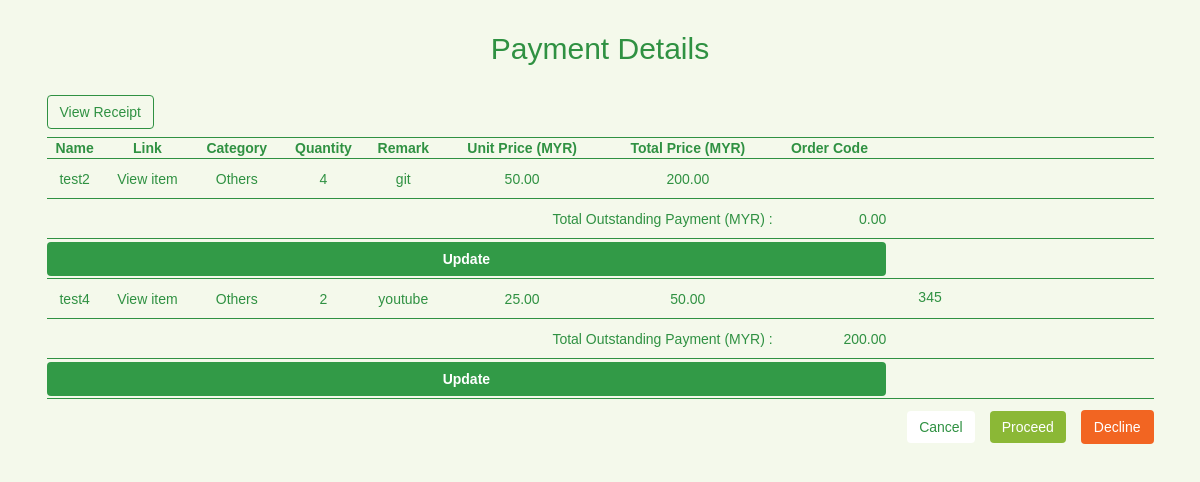
/admin/paymentview.php?payment_id=761872, run on the app's committed database.
### tables this page shows
CREATE TABLE `order_item` (
  `order_item_id` int(11) NOT NULL,
  `payment_id` int(11) DEFAULT NULL,
  `user_id` int(11) NOT NULL,
  `order_item` varchar(50) NOT NULL,
  `link` varchar(255) NOT NULL,
  `category` varchar(50) NOT NULL,
  `quantity` int(15) NOT NULL,
  `remark` varchar(255) NOT NULL,
  `price` decimal(10,2) DEFAULT NULL,
  `status` varchar(15) DEFAULT NULL,
  `order_code` varchar(25) DEFAULT NULL,
  `comment` varchar(255) DEFAULT NULL,
  `datetime` timestamp NOT NULL DEFAULT CURRENT_TIMESTAMP ON UPDATE CURRENT_TIMESTAMP
);

### admin/paymentview.php (the view, shortened to what this page needs)
<?php
require_once '../connection/config.php';
$payment_id = $_GET['payment_id'];
$query = "SELECT *
           FROM order_item
           WHERE payment_id='$payment_id'";
$result = mysqli_query($con, $query);
        ?>
<!DOCTYPE html>
<html>
    <head>
        <link rel="stylesheet" href="https://maxcdn.bootstrapcdn.com/bootstrap/3.3.7/css/bootstrap.min.css">
        <link href="../frameworks/css/style.css" rel="stylesheet"/>
        <link rel="stylesheet" href="https://cdnjs.cloudflare.com/ajax/libs/font-awesome/4.7.0/css/font-awesome.min.css">
    </head>
    <body class="userbg">
        <div class="row updaterow1 center">
            <h2 class="bigh2 pagetitle hidden-xs hidden-sm">Payment Details</h2>
        </div>
        <div class="row">
            <form action="paymentview.php?payment_id=<?php echo $payment_id; ?>" method="post">
                <div class="row">
                    <div class="col-xs-12 col-md-12 col-lg-12 updatecontainer">
                        <form action="designation.php" method="post">
                            <table class="purchasetable">
                                <caption><a data-toggle="modal" data-id="<?php echo $payment_id; ?>" class="btn btn-default btnReceipt verifyPayment" href="#verifyPayment">View Receipt</a></caption>
                                <tr>
                                    <th>Name</th>
                                    <th>Link</th>
                                    <th>Category</th>
                                    <th>Quantity</th>
                                    <th>Remark</th>
                                    <th>Unit Price (MYR)</th>
                                    <th>Total Price (MYR)</th>
                                    <th>Order Code</th>
                                </tr>
                                <?php
                                    if(mysqli_num_rows($result) > 0)
                                    {
                                        $total = 0;
                                        while($row = mysqli_fetch_array($result))
                                        {
                                ?>
                                <tr class="bodyrow">
                                    <td><?php echo $row['order_item']; ?></td>
                                    <td><a href="#" class="btntab" onclick="window.open('<?php echo $row['link']; ?> ','','Toolbar=1,Location=0,Directories=0,Status=0,Menubar=0,Scrollbars=0,Resizable=0,fullscreen=yes');">View item</a></td>
                                    <td><?php echo $row['category']; ?></td>
                                    <td><?php echo $row['quantity']; ?></td>
                                    <td><?php echo $row['remark']; ?></td>
                                    <td><?php echo $row['price']; ?></td>
                                    <td><?php echo number_format((float)$row['price']*$row['quantity'], 2, '.', ''); ?></td><td></td>
                                    <td><input type="text" class="tblformfield" name="order_code[]" value="<?php echo $row['order_code']; ?>" required></td>
                                </tr>
                                <tr>
                                    <td colspan="7" class="right">Total Outstanding Payment (MYR) :</td>
                                    <td class="right"><?php echo number_format((float)$total, 2, '.', ''); ?></td>
                                </tr>
                                <tr>
                                    <td colspan="8">
                                        <input type="submit" class="btn btnAdd" name="update" value="Update" />
                                    </td>
                                </tr>
                                <?php
                                        $total += $row['price']*$row['quantity'];
                                        }
                                    }
                                else
                                {
                                ?>
                                <tr>
                                    <td colspan="8">Error!</td>
                                </tr>
                                <?php
                                }
                                ?>
                            </table>
                            <div class="btnpayview">
                                <p class="right">
                                    <button type="button" class="btn btn-secondary btnCancel btnmargin" onclick="window.close()" data-dismiss="modal">Cancel</button>
                                    <input type="submit" class="btn btn-success btnSend btnmargin" name="proceed" value="Proceed" />
                                    <a class="btn btnDecline btnmargin" href="#declinePPayment" data-toggle="modal">Decline</a>
                                </p>
                            </div>
                        </form>
                    </div>
                </div>
            </form>
        </div>
    </body>
</html>

### frameworks/css/style.css (style rules this page uses)
body { font-family: sans-serif; overflow-x: hidden; min-height: 100vh; }
.userbg { background-color: #f4f9eb; background-image: url(../../resources/img/cityline.png); background-repeat: no-repeat; background-position: bottom; background-size: 75%; }
.right { text-align: right!important; }
.center { text-align: center!important; }
.btnAdd, .btnAdd:visited, .btnAdd:active, btnAdd:focus { width: 100%; background: #329a47!important; color: #fff!important; font-weight: bold!important; outline: none!important; }
.btnDecline, .btnDecline:visited, .btnDecline:active, btnDecline:focus { background: #f26522!important; color: #fff!important; outline: none!important; }
.btnCancel, .btnCancel:focus, .btnCancel:active, .btnSend:focus, .btnSend:active, .btnSend:visited { outline: none!important; border: none!important; }
.btnCancel { color: #2f9142; background: #fff; }
.btnReceipt { color: #2f9142; background: none; border: solid 1px #2f9142; }
.btnSend { outline: none!important; background: #8bb836; border: none!important; }
.btntab, .btntab:visited, .btntab:active, .btntab:focus { color: #2f9142!important; margin: 0 2%; text-decoration: none; outline: none!important; }
.pagetitle { color: #2f9142!important; }
.purchasetable { border-top: solid 1px #2f9142; border-bottom: solid 1px #2f9142; width: 90%; margin: 0 auto; }
.purchasetable th { text-align: center; color: #2f9142; }
.purchasetable tr { border-top: solid 1px #2f9142; border-bottom: solid 1px #2f9142; }
.purchasetable td { text-align: center; color: #2f9142; height: 40px; }
.tblformfield { width: 80%; border: none; background: none; padding: 2%; margin-bottom: 1%; }
.updaterow1 { padding: 1% 1%; }
.btnpayview { width: 90%; margin: auto; }
.btnmargin { margin-left: 1%; margin-top: 1%; }

### data on the page
order_item: order_item "test2", category "Others", quantity "4", remark "git", price "50.00", (float)$row['price']*$row['quantity'] "200.00"
order_item: order_item "test4", category "Others", quantity "2", remark "youtube", price "25.00", (float)$row['price']*$row['quantity'] "50.00", order_code "345", total "200.00"
